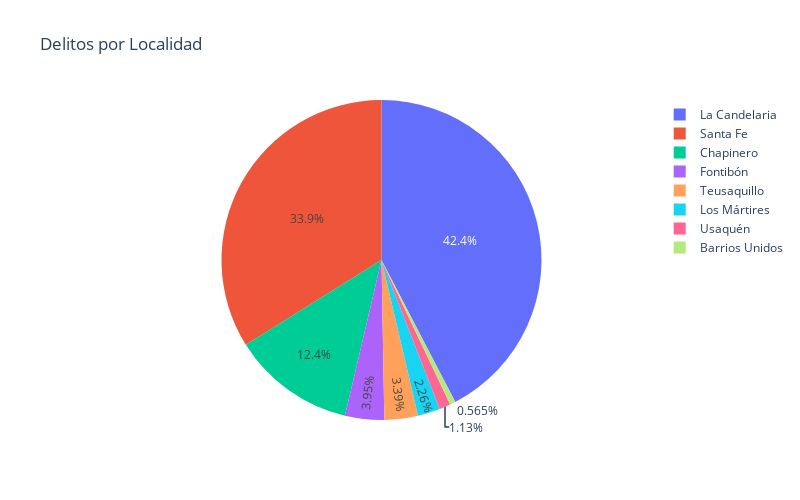

The cell this chart's notebook holds for it:
### Code cell
loc_crimes_df = crimesbyloc(df_crimes).sort_values(by='FRECUENCIA', ascending=False)#.head(5)
fig = px.pie(loc_crimes_df, values='FRECUENCIA', 
             names='Localidad', 
             title='Delitos por Localidad',
             labels={'FRECUENCIA':'Delitos por Localidad'},
             width=800, 
             height=500)
fig.show()

### Figure 1 — Plotly figure (JSON) as saved in the notebook; plotly's stock layout.template omitted (floating-point values rounded to 4 significant figures)
{"data": [{"domain": {"x": [0, 1], "y": [0, 1]}, "hovertemplate": "Localidad=%{label}<br>Delitos por Localidad=%{value}<extra></extra>", "labels": ["La Candelaria", "Santa Fe", "Chapinero", "Fontibón", "Teusaquillo", "Los Mártires", "Usaquén", "Barrios Unidos"], "legendgroup": "", "name": "", "showlegend": true, "type": "pie", "values": [75, 60, 22, 7, 6, 4, 2, 1]}], "layout": {"height": 500, "legend": {"tracegroupgap": 0}, "title": {"text": "Delitos por Localidad"}, "width": 800}}
